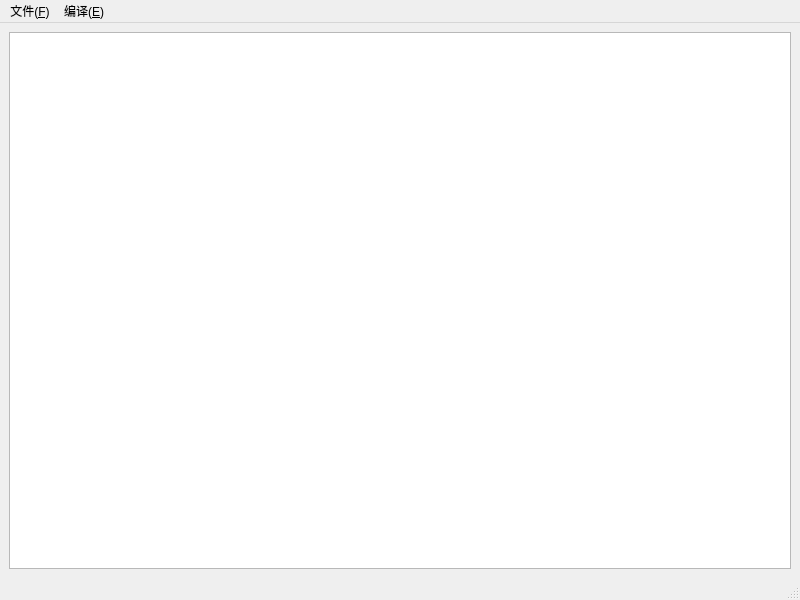
<?xml version="1.0" encoding="UTF-8"?>
<ui version="4.0">
 <class>MainWindow</class>
 <widget class="QMainWindow" name="MainWindow">
  <property name="geometry">
   <rect>
    <x>0</x>
    <y>0</y>
    <width>800</width>
    <height>600</height>
   </rect>
  </property>
  <property name="windowTitle">
   <string>MainWindow</string>
  </property>
  <widget class="QWidget" name="centralwidget">
   <layout class="QVBoxLayout" name="verticalLayout">
    <item>
     <widget class="QTextEdit" name="textEdit"/>
    </item>
   </layout>
  </widget>
  <widget class="QMenuBar" name="menubar">
   <property name="geometry">
    <rect>
     <x>0</x>
     <y>0</y>
     <width>800</width>
     <height>26</height>
    </rect>
   </property>
   <widget class="QMenu" name="menu_F">
    <property name="title">
     <string>文件(&amp;F)</string>
    </property>
    <addaction name="newAction"/>
    <addaction name="openAction"/>
    <addaction name="saveAction"/>
   </widget>
   <widget class="QMenu" name="codeMune">
    <property name="title">
     <string>编译(&amp;E)</string>
    </property>
    <addaction name="codeAction"/>
   </widget>
   <addaction name="menu_F"/>
   <addaction name="codeMune"/>
  </widget>
  <widget class="QStatusBar" name="statusbar"/>
  <action name="newAction">
   <property name="text">
    <string>新建(&amp;N)</string>
   </property>
  </action>
  <action name="openAction">
   <property name="text">
    <string>打开(&amp;O)</string>
   </property>
  </action>
  <action name="saveAction">
   <property name="text">
    <string>另存为(&amp;S)</string>
   </property>
  </action>
  <action name="codeAction">
   <property name="checkable">
    <bool>false</bool>
   </property>
   <property name="text">
    <string>qmake</string>
   </property>
  </action>
 </widget>
 <resources/>
 <connections/>
</ui>
